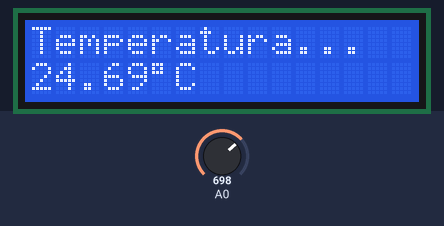
The sketch below on a simulated Arduino Uno, built with avr-gcc and run on an emulated ATmega328P. On the bench: 16×2 character LCD. The inputs (shaded band) are chosen by the test bench; at power-on: A0 = 698.

Above: at 1.2 s.
1.3 s: A0 set to 713
At 2.8 s:
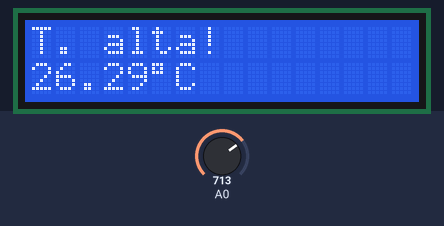
4.3 s: A0 set to 607
At 5.9 s:
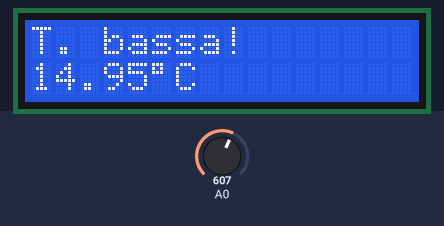
7.3 s: A0 set to 523
At 8.7 s:
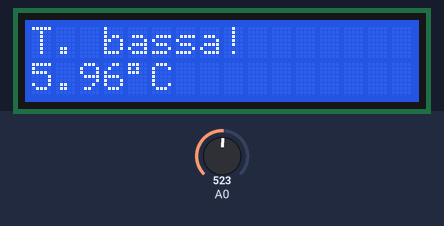
Timing chart, 0 to 10.3 s (numbered marks = the images above; inputs shaded):
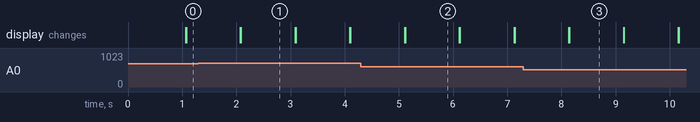

Measured:
- the behaviour switches between 700 and 701 on A0 (found by bisection; images 0 and 1)
- after the input at 1.3 s, the display: first differs from a run without the input after 0.78 s (image 1)
- after the input at 4.3 s, the display: first differs from a run without the input after 0.81 s (image 2)
- after the input at 7.3 s, the display: first differs from a run without the input after 0.84 s (image 3)
- what the display in image 1 shows lasts 1.0 s, from 2.1 s to 3.1 s

The sketch:

sketch38.ino
```cpp
/* Prof. Michele Maffucci
   26.03.2014

   Visualizare la temperatura rilevata con un TMP36
   con allarme di temperatura massima e minima
   su un display LCD 16x2 standard Hitachi HD44780

   Questo codice è di dominio pubblico

  Circuito:
 * pin RS collegato al pin digitale 12
 * pin E (Enable) collegato al pin digitale 11
 * pin D4 collegato al pin digitale 5
 * pin D5 collegato al pin digitale 4
 * pin D6 collegato al pin digitale 3
 * pin D7 collegato al pin digitale 2
 * pin R/W collegato al GND
 * pin 1 e pin 4 collegati a GND
 * pin 2 collegato a +Vcc
 * centrale del potenziometro/trimmer da 10 KOhm collegato al pin 3 del'LCD
 * pin SX potenziometro/trimmer collegato a +Vcc
 * pin DX potenziometro/trimmer collegato a GND
 * i pin SX e DX del potenziometro/trimmer possono essere interscambiati
*/

// includere la libreria:
#include <LiquidCrystal.h>

/*
   Viene creata l'istanza dell'oggetto LiquidCrystal chiamata lcd in cui
   sono indicati i pin dell'LCD collegati alle uscite digitali di Arduino
*/

LiquidCrystal lcd(12, 11, 5, 4, 3, 2);

int valore = 0;                   // valore restituito dall'analogRead()
float temperatura = 0;            // variabile per conservare
                                  // la temperatura rilevata

float misure[8];                    // array in cui memorizzare 8 valori

float tempMax = 25;               // valore massimo di allarme della temperatura
float tempMin = 20;               // valore minimo di allarme della temperatura

void setup() {
  lcd.begin(16, 2);           //impostiamo il numero di colonne ed il numero di righe di lcd
  analogReference(INTERNAL);  // viene indicato al convertitore AD che la tensione
                              // di riferimento non è più 5V ma quella interna
                              // ma il valore INTERNO di 1,1 V
}

void loop() {
  // stampa della prima riga sull'LCD
  lcd.print("Temperatura...");
  // posiziona il cursore in colonna 0 e linea 1
  // (nota: la linea 1 e la seconda linea, poichè si conta incominciando da 0):
  lcd.setCursor(0, 1);

  for(int i=0;i<=7;i++) {                      // legge 8 misure di temperatura

  valore = analogRead(0);                      // valore letto dal sensore

  // calcola la proporzione
  // il valore restituito da analogRead() è un numero compreso tra
  // 0 e 1024 pertanto ciascuna unità vale 1,1/1024 = 0,107 mV
  // da cui valore misurato (volt) = val * 0,107 mV

  misure[i] = (0.107*valore-50);               // memorizzazione nella posizione i-esima
                                               // della temperatura
  temperatura = temperatura + misure[i];       // somma al valore letto quello precedente
}

  temperatura = temperatura/8.0;               // media dei valori letti

  // allarme se si supera la temperatura massima
  if (temperatura > tempMax) {
    allarmeMax(temperatura);
  }

  // allarme se si scende sotto la temperatura minima
  if (temperatura < tempMin) {
    allarmeMin(temperatura);
  }

  // nessun allarme se si è nell'intervallo
  if (temperatura > tempMin && temperatura < tempMax) {
    stampaTemperatura(temperatura);              // stampa la temperatura
  }
  temperatura=0;                                 // inizializzazione della variabile per
                                                 // il nuovo ciclo di lettura
}

void stampaTemperatura(float temperatura){
  lcd.setCursor(0, 1);        // posiziona il cursore in colonna 0 riga 1
  lcd.print(temperatura);     // stampa la temperatura sull'LCD
  lcd.print((char)223);       // stampa il carattere °
  lcd.print("C");             // stampa il carattere C
  delay(1000);                // intervallo di 1 secondo
  lcd.clear();                // cancella lo schermo
}

void allarmeMax(float temperatura){
  lcd.clear();                     // cancella lo schermo
  lcd.setCursor(0, 0);             // posiziona il cursore in colonna 0 riga 0
  lcd.print("T. alta!");           // allarme temperatura alta
  stampaTemperatura(temperatura);  // stampa la temperatura
}

void allarmeMin(float temperatura){
  lcd.clear();                     // cancella lo schermo
  lcd.setCursor(0, 0);             // posiziona il cursore in colonna 0 riga 0
  lcd.print("T. bassa!");          // allarme temperatura alta
  stampaTemperatura(temperatura);  // stampa la temperatura
}
```
